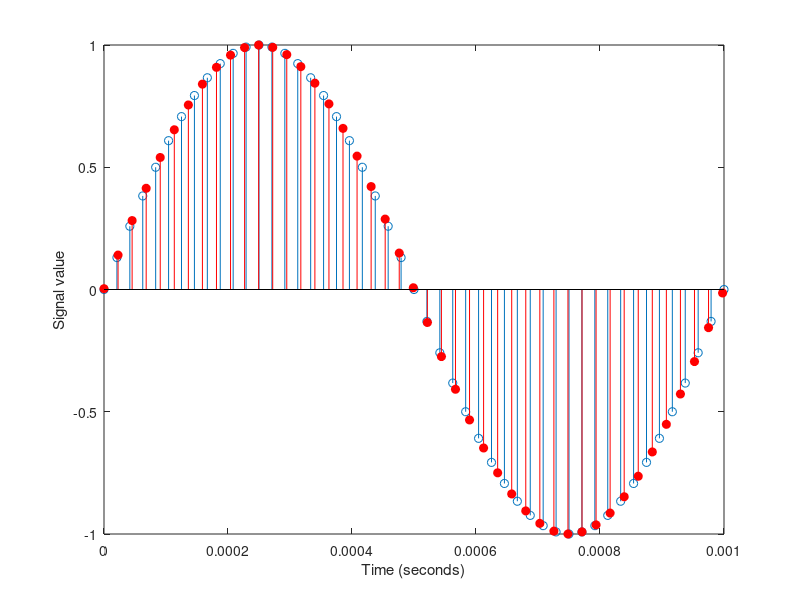

Write MATLAB code to recreate this figure.
%
% Example 3.20.m - Convert 44.1 kHz sinewave to 48 kHz sampling rate
%

% For the book "Real Time Digital Signal Processing: 
%               Fundamentals, Implementation and Application, 3rd Ed"
%               By Sen M. Kuo, Bob H. Lee, and Wenshun Tian
%               Publisher: John Wiley and Sons, Ltd

g = gcd(48000, 44100);              % Greatest common divisor, g = 300
U = 44100/g;                        % Upsampling factor, U=147
D = 48000/g;                        % Downsampling factor, D = 160

N = 24*D;
b = fir1(N,1/D,kaiser(N+1,7.8562)); % Design FIR filter in b
b = U*b;                            % Passband gain = U
Fs = 48000;                         % Original sampling frequency: 48kHz
n = 0:10239;                        % 10240 samples, 0.213 seconds long
x = sin(2*pi*1000/Fs*n);            % Original signal, sinusoid at 1 kHz
y = upfirdn(x,b,U,D);               % 9408 samples, still 0.213 seconds

% Overlay original (48 kHz) with resampled signal (44.1 kHz) in red
stem(n(1:49)/Fs,x(1:49)); 
hold on
stem(n(1:45)/(Fs*U/D),y(13:57),'r','filled');
xlabel('Time (seconds)');
ylabel('Signal value');
